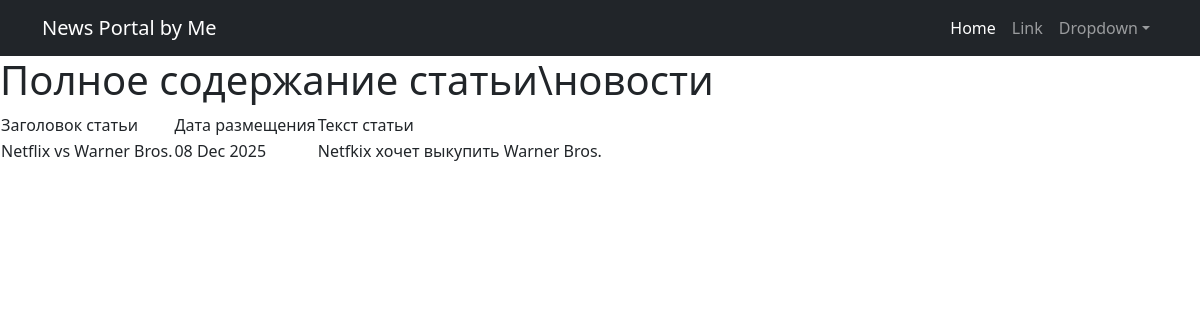
/news/1/, run on an earlier commit of the app's database.
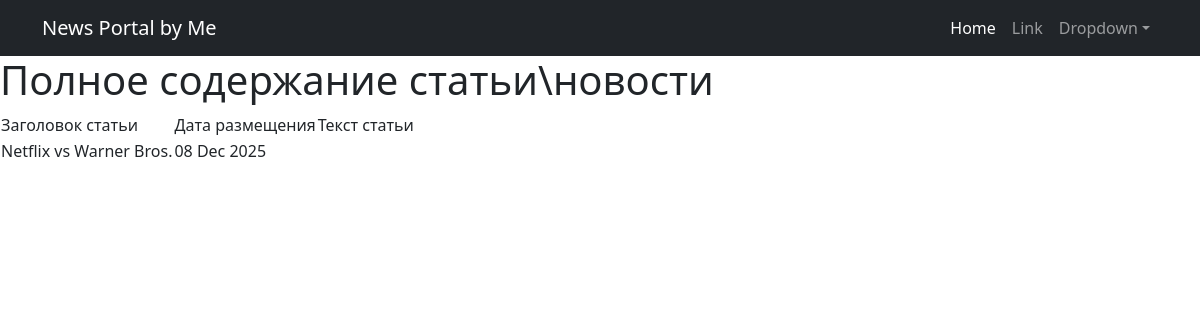
And on a later commit of the database.
### news/models.py (models this page shows, shortened)
class Post(models.Model):
    stat = "stat"
    news = "news"
    CHOICE = [(stat, "Статья"),
              (news, "Новости")]
    author = models.ForeignKey(Author, on_delete=models.CASCADE)
    post_type = models.CharField(max_length = 10, choices = CHOICE, default = news)
    post_category = models.ManyToManyField(Category, through = "PostCategory")
    post_title = models.CharField(max_length = 50)
    post_rate = models.IntegerField(default = 0)
    post_text = models.TextField()
    post_date = models.DateTimeField(auto_now_add = True)

### news/views.py (the view)
# urls.py: path('<int:pk>/', PostforDetail.as_view(), name='post-detail'),
class PostforDetail(DetailView):
    model = Post
    context_object_name = 'post'
    template_name = 'post.html'
    def get_object(self, *args, **kwargs):
        obj = obj = cache.get(f'post-{self.kwargs["pk"]}', None)
        if not obj:
            obj = super().get_object(queryset=self.queryset)
            cache.set(f'post-{self.kwargs["pk"]}', obj)
        return obj

### templates/post.html (shortened to what this page needs)
{% extends 'flatpages/default.html' %}
{% block content %}
<h1>Полное содержание статьи\новости</h1>
<table>
    <tr>
        <td>Заголовок статьи</td>
        <td>Дата размещения</td>
        <td>Текст статьи</td>
    </tr>
    {% if post %}
    <tr>
        <td>{{post.post_title}}</td>
        <td>{{post.post_date|date:"d M Y"}}</td>
        <td>{{ post.post_text }}</td>
    </tr>
    {% else %}
        Такой новости нет
    {% endif %}
</table>
{% endblock content %}

What changed in the data, as far as the page shows it:
changed Post "Netflix vs Warner Bros.": post_text "Netfkix хочет выкупить Warner Bros." → (not shown)
